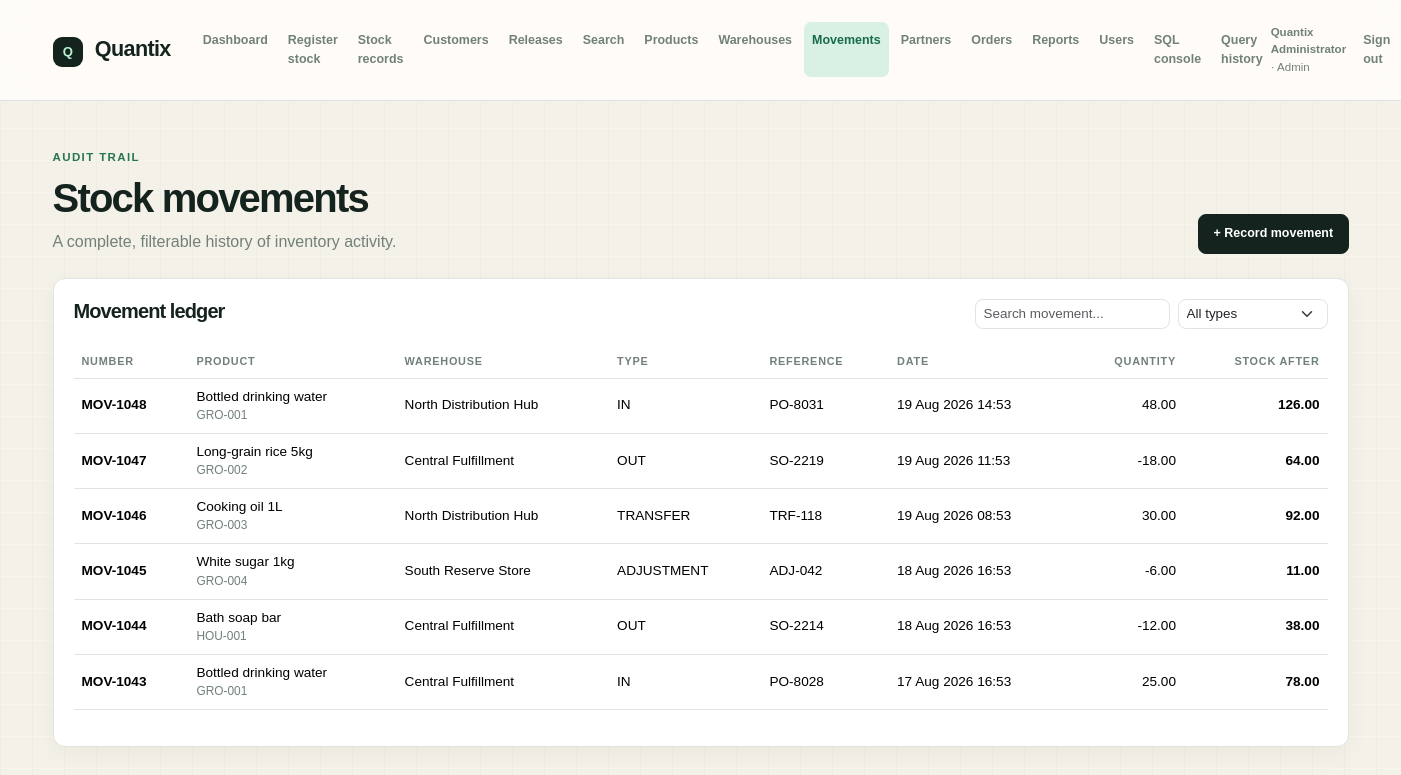
The page /movements.php (signed in) on the database its author committed.
### tables this page shows
CREATE TABLE IF NOT EXISTS inventory_movements (
    id BIGINT UNSIGNED AUTO_INCREMENT PRIMARY KEY,
    movement_number VARCHAR(40) NOT NULL UNIQUE,
    product_id INT UNSIGNED NOT NULL,
    warehouse_id INT UNSIGNED NOT NULL,
    movement_type ENUM('IN','OUT','TRANSFER','ADJUSTMENT') NOT NULL,
    quantity DECIMAL(12,2) NOT NULL,
    stock_after DECIMAL(12,2) NOT NULL,
    reference VARCHAR(80) NOT NULL,
    movement_date DATETIME NOT NULL,
    CONSTRAINT fk_movement_product FOREIGN KEY (product_id) REFERENCES products(id),
    CONSTRAINT fk_movement_warehouse FOREIGN KEY (warehouse_id) REFERENCES warehouses(id),
    INDEX idx_movement_date (movement_date),
    INDEX idx_movement_type (movement_type)
);

CREATE TABLE IF NOT EXISTS products (
    id INT UNSIGNED AUTO_INCREMENT PRIMARY KEY,
    name VARCHAR(160) NOT NULL,
    sku VARCHAR(60) NOT NULL UNIQUE,
    category VARCHAR(100) NOT NULL,
    stock_type VARCHAR(60) NOT NULL DEFAULT 'Finished Goods',
    unit VARCHAR(30) NOT NULL DEFAULT 'units',
    reorder_level DECIMAL(12,2) NOT NULL DEFAULT 0
);

CREATE TABLE IF NOT EXISTS warehouses (
    id INT UNSIGNED AUTO_INCREMENT PRIMARY KEY,
    name VARCHAR(120) NOT NULL,
    code VARCHAR(30) NOT NULL UNIQUE,
    created_at TIMESTAMP DEFAULT CURRENT_TIMESTAMP
);

### db.php (called while the page is built, shortened)
<?php
function e(string|int|float|null $value): string
{
    return htmlspecialchars((string) $value, ENT_QUOTES, 'UTF-8');
}

### movements.php (the view, shortened to what this page needs)
<?php
require __DIR__ . '/db.php';
require __DIR__ . '/layout.php';
$database = db();
$movements = $database->query("SELECT m.*, p.name AS product_name, p.sku, w.name AS warehouse_name FROM inventory_movements m JOIN products p ON p.id = m.product_id JOIN warehouses w ON w.id = m.warehouse_id ORDER BY m.movement_date DESC")->fetchAll();
?><div class="d-flex flex-column flex-md-row justify-content-between align-items-md-end gap-3 mb-4"><div><p class="eyebrow mb-2">Audit trail</p><h1 class="display-6 fw-semibold mb-2">Stock movements</h1><p class="text-secondary mb-0">A complete, filterable history of inventory activity.</p></div><a class="btn btn-dark" href="movement-add.php">+ Record movement</a></div><?php if (isset($_GET['created'])): ?><div class="alert alert-success border-0">Movement recorded and stock balance updated.</div><?php endif; ?><div class="panel"><div class="d-flex flex-column flex-md-row justify-content-between gap-3 mb-3"><h2 class="h5 mb-0">Movement ledger</h2><div class="d-flex gap-2"><input id="movement-search" class="form-control form-control-sm" placeholder="Search movement..." aria-label="Search movements"><select id="movement-filter" class="form-select form-select-sm filter-select" aria-label="Filter movement type"><option value="ALL">All types</option><option value="IN">Inbound</option><option value="OUT">Outbound</option><option value="TRANSFER">Transfers</option><option value="ADJUSTMENT">Adjustments</option></select></div></div><div class="table-responsive"><table class="table align-middle" id="movement-table"><thead><tr><th>Number</th><th>Product</th><th>Warehouse</th><th>Type</th><th>Reference</th><th>Date</th><th class="text-end">Quantity</th><th class="text-end">Stock after</th></tr></thead><tbody><?php foreach ($movements as $movement): ?><tr data-type="<?= e($movement['movement_type']) ?>"><td><strong><?= e($movement['movement_number']) ?></strong></td><td><?= e($movement['product_name']) ?><small class="d-block text-secondary"><?= e($movement['sku']) ?></small></td><td><?= e($movement['warehouse_name']) ?></td><td><?= e($movement['movement_type']) ?></td><td><?= e($movement['reference']) ?></td><td><?= e(date('d M Y H:i', strtotime($movement['movement_date']))) ?></td><td class="text-end"><?= e($movement['quantity']) ?></td><td class="text-end fw-semibold"><?= e($movement['stock_after']) ?></td></tr><?php endforeach; ?></tbody></table></div></div><?php pageEnd(); ?>

### assets/app.css (style rules this page uses)
:root { --ink: #17211f; --muted: #71807a; --mint: #b9f3d0; --cream: #f6f5ef; --line: #e4e9e5; }
body { background: var(--cream); color: var(--ink); font-family: Georgia, 'Times New Roman', serif; }
:root { --ink: #15231f; --ink-soft: #40514a; --muted: #718079; --paper: #f4f1e9; --surface: #fffdf8; --line: #dfe5df; --green: #176b4d; --green-soft: #d9f1e2; --coral: #ef795c; --coral-soft: #ffe0d5; --blue-soft: #dcecf3; --shadow: 0 18px 45px rgba(21, 35, 31, .07); }
* { box-sizing: border-box; }
body { min-height: 100vh; background-color: var(--paper); background-image: linear-gradient(rgba(255, 255, 255, .28) 1px, transparent 1px), linear-gradient(90deg, rgba(21, 35, 31, .025) 1px, transparent 1px); background-size: 32px 32px; color: var(--ink); font-family: 'Manrope', sans-serif; }
.navbar-text, .small, small, .metric-label, .eyebrow, table, .form-label, .form-control, .form-select, .btn, .badge { font-family: 'Manrope', sans-serif; }
.eyebrow { color: var(--green); font-size: .67rem; font-weight: 800; letter-spacing: .14em; text-transform: uppercase; }
h1, h2, h3, .navbar-brand { letter-spacing: -.045em; }
h1 { color: var(--ink); font-weight: 800 !important; }
.text-secondary { color: var(--muted) !important; }
.metric, .panel { background: rgba(255, 253, 248, .94); border: 1px solid var(--line); border-radius: 14px; box-shadow: var(--shadow); }
.panel { padding: 1.35rem; }
.panel h2 { font-weight: 800; }
.filter-select { width: auto; min-width: 150px; border-color: var(--line); }
.form-control, .form-select { border-color: var(--line); border-radius: 8px; background-color: #fff; font-size: .84rem; }
.btn { border-radius: 8px; font-size: .78rem; font-weight: 800; padding: .62rem .9rem; }
.btn-dark { background: var(--ink); border-color: var(--ink); }
table { font-size: .78rem; }
th { color: var(--muted) !important; border-bottom-width: 1px !important; font-size: .62rem; letter-spacing: .08em; text-transform: uppercase; font-weight: 800; }
td { border-color: var(--line); color: var(--ink-soft); }
tbody tr { transition: background-color .18s ease; }
.navbar-text, .small, small, .metric-label, .eyebrow, table { font-family: Arial, sans-serif; }
.eyebrow { color: #267553; font-size: .72rem; font-weight: 700; letter-spacing: .12em; text-transform: uppercase; }
h1 { letter-spacing: -.045em; }
.metric, .panel { background: #fff; border: 1px solid var(--line); border-radius: 12px; box-shadow: 0 8px 24px rgba(23,33,31,.04); }
.panel { padding: 1.25rem; }
table { font-size: .85rem; }
th { color: var(--muted) !important; font-size: .68rem; letter-spacing: .07em; text-transform: uppercase; font-weight: 700; }
td { border-color: var(--line); }

### rows shown on the page
inventory_movements: movement_number "MOV-1048", product.name "Bottled drinking water", product.sku "GRO-001", warehouse.name "North Distribution Hub", movement_type "IN", reference "PO-8031", movement_date "19 Aug 2026 14:53", quantity "48.00", stock_after "126.00"
inventory_movements: movement_number "MOV-1047", product.name "Long-grain rice 5kg", product.sku "GRO-002", warehouse.name "Central Fulfillment", movement_type "OUT", reference "SO-2219", movement_date "19 Aug 2026 11:53", quantity "-18.00", stock_after "64.00"
inventory_movements: movement_number "MOV-1046", product.name "Cooking oil 1L", product.sku "GRO-003", warehouse.name "North Distribution Hub", movement_type "TRANSFER", reference "TRF-118", movement_date "19 Aug 2026 08:53", quantity "30.00", stock_after "92.00"
inventory_movements: movement_number "MOV-1045", product.name "White sugar 1kg", product.sku "GRO-004", warehouse.name "South Reserve Store", movement_type "ADJUSTMENT", reference "ADJ-042", movement_date "18 Aug 2026 16:53", quantity "-6.00", stock_after "11.00"
inventory_movements: movement_number "MOV-1044", product.name "Bath soap bar", product.sku "HOU-001", warehouse.name "Central Fulfillment", movement_type "OUT", reference "SO-2214", movement_date "18 Aug 2026 16:53", quantity "-12.00", stock_after "38.00"
inventory_movements: movement_number "MOV-1043", product.name "Bottled drinking water", product.sku "GRO-001", warehouse.name "Central Fulfillment", movement_type "IN", reference "PO-8028", movement_date "17 Aug 2026 16:53", quantity "25.00", stock_after "78.00"

### other values the page prints
$label "Dashboard"
$label "Register stock"
$label "Stock records"
$label "Customers"
$label "Releases"
$label "Search"
$label "Products"
$label "Warehouses"
$label "Movements"
$label "Partners"
$label "Orders"
$label "Reports"
$label "Users"
$label "SQL console"
$label "Query history"
